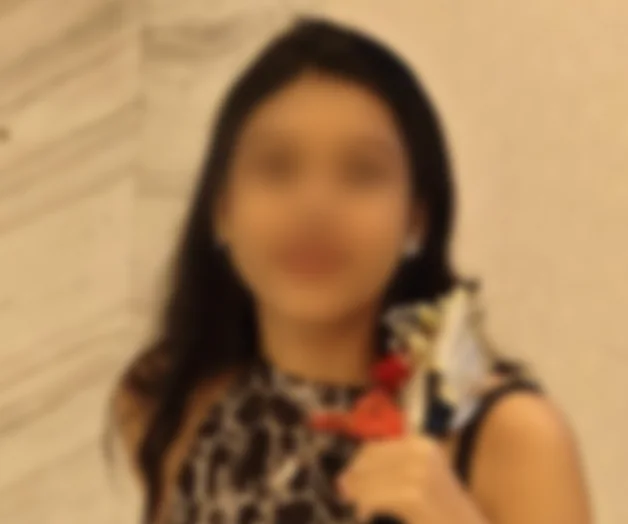
#> input picture _src/tools/picks-photo.webp, 628 x 524 px
$ python -i prep_store_screens.py   (imports and definitions only)
#> lines starting #> are read from the running program, lines starting #| are printed output that depends on the picture
#> further down, picture is the input picture: PIL image 628x524 RGB; mean R, G, B 168.4, 129.8, 88.5
# Turns raw phone screenshots (1080 × 2400) into:
#   - Play Store screenshots: 1080 × 1920 (9:16), teal background, caption on top, screen below
#   - website phone screens:  720 × 1520 (same size as the existing img/app-*.webp)
# Privacy: every real person's name, photo, place and chat text is blurred. Raw screenshots are
# NOT kept in the repo because they show real people.
# Usage: python3 _src/tools/prep_store_screens.py <raw folder> <fonts folder> <play output folder>
import pathlib
import sys

from PIL import Image, ImageDraw, ImageFilter, ImageFont

# [1 line that did not run here, left out]
WEB_OUT = pathlib.Path(__file__).resolve().parents[2] / "img"
STATUS, NAV = 120, 2280  # status bar ends / navigation bar starts (1080 × 2400 phone)

TEAL, TEAL_DARK, CREAM, MARIGOLD = "#12766C", "#0B5A52", "#FAF7F2", "#F2B230"


def load(name):
    return Image.open(RAW / f"{name}.png").convert("RGB")


# [40 lines left out: functions blur, blur_except, remove_band, not called in this run]


# ---------------------------------------------------------------- privacy edits
screens = {}

# Today's picks: photo, name and place blurred; match % and the "why you match" chips stay.
# [1 line not run here, left out]
# [1 line that did not run here, left out]

# Filter sheet: blur the photo behind the sheet.
# [1 line not run here, left out]
# [1 line that did not run here, left out]

# Requests: photo, name, age, place and the message.
# [1 line not run here, left out]
# [2 lines that did not run here, left out]

# Chats: photos, names and last messages (dates stay).
# [1 line not run here, left out]
boxes, circles = [], []
# [3 lines not run here, left out]
# [1 line that did not run here, left out]

# Looking for + languages: nothing personal.
# [7 lines not run here, left out]


# ---------------------------------------------------------------- website (720 × 1520)
def web(im):
    out = im.copy()
    row = im.crop((0, STATUS + 2, im.width, STATUS + 3))
    for y in range(STATUS + 2):  # clean status bar: paint it with the colour just below
        out.paste(row, (0, y))
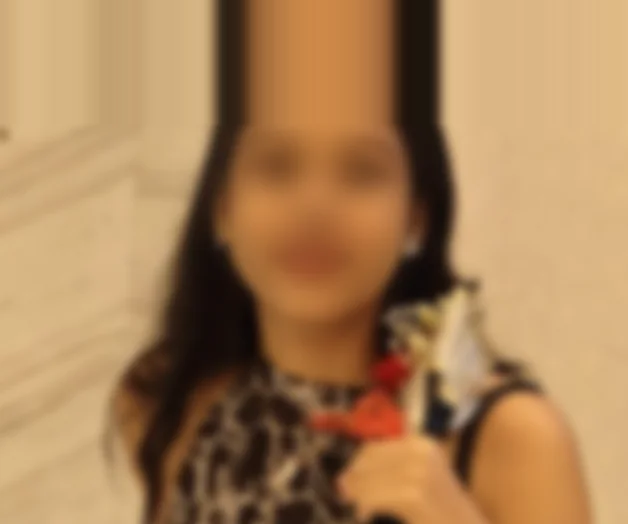
#> out: PIL image 628x524 RGB; mean R, G, B 168.9, 129.2, 87.1
    return out.crop((0, 0, im.width, NAV)).resize((720, 1520), Image.LANCZOS)
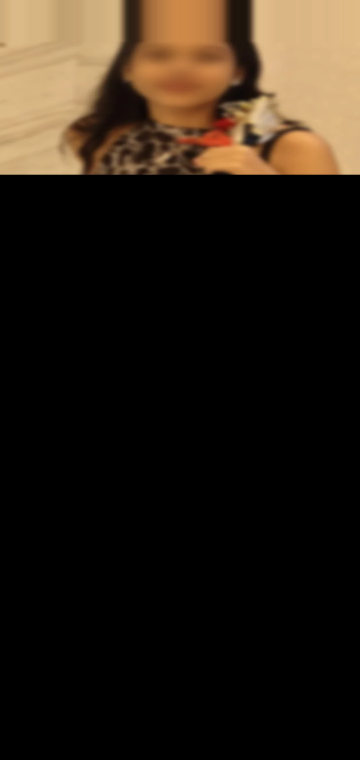
#> returned value: PIL image 720x1520 RGB (shown at 1/2 size); mean R, G, B 38.8, 29.7, 20


# [4 lines not run here, left out]


# ---------------------------------------------------------------- Play Store (1080 × 1920)
# [1 line that did not run here, left out]
# [1 line that did not run here, left out]

PLAY = [  # order = order on the store listing; the first three matter most
    ("picks", "Meet people who get you", "New picks every morning, with your match %"),
    ("verify", "Get photo verified", "One quick selfie earns your verified badge"),
    ("requests", "Say hello first", "Send a friend request with a short note"),
    ("chats", "Chat once you're both in", "Only friends can message you"),
    ("looking", "Adda, study, food & more", "Pick what you want friends for"),
    ("filters", "You choose who you see", "Age range, and same-gender-only if you like"),
    ("safety", "Safe by design", "Verified badge, block and pause anytime"),
]


# [20 lines left out: function play_shot, not called in this run]


# [4 lines not run here, left out]

>>> from PIL import Image
>>> picture = Image.open('picks-photo.webp')
>>> result = web(picture)
